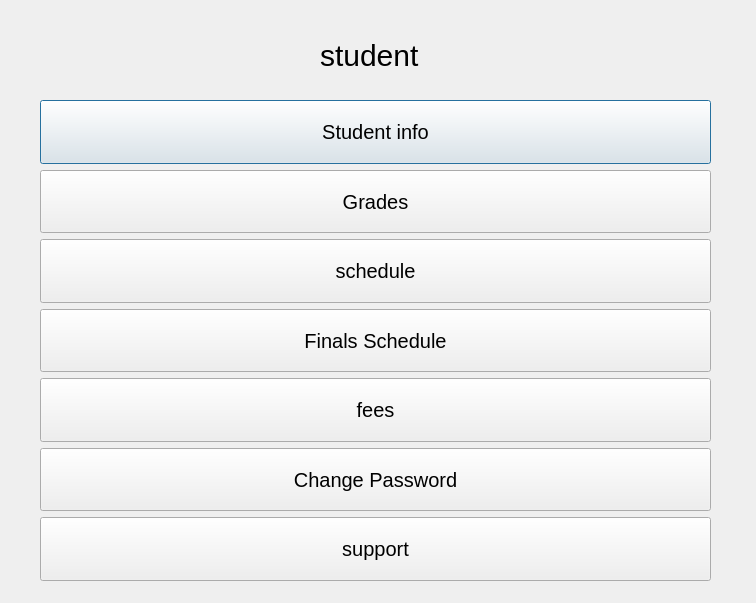
<?xml version="1.0" encoding="UTF-8"?>
<ui version="4.0">
 <class>student</class>
 <widget class="QDialog" name="student">
  <property name="geometry">
   <rect>
    <x>0</x>
    <y>0</y>
    <width>756</width>
    <height>603</height>
   </rect>
  </property>
  <property name="windowTitle">
   <string>Student Menu</string>
  </property>
  <widget class="QLabel" name="label">
   <property name="geometry">
    <rect>
     <x>320</x>
     <y>30</y>
     <width>171</width>
     <height>51</height>
    </rect>
   </property>
   <property name="styleSheet">
    <string notr="true">QLabel{font-size:30px;}</string>
   </property>
   <property name="text">
    <string>student</string>
   </property>
  </widget>
  <widget class="QWidget" name="layoutWidget">
   <property name="geometry">
    <rect>
     <x>40</x>
     <y>100</y>
     <width>671</width>
     <height>481</height>
    </rect>
   </property>
   <layout class="QVBoxLayout" name="verticalLayout">
    <item>
     <widget class="QPushButton" name="pushButton">
      <property name="sizePolicy">
       <sizepolicy hsizetype="Minimum" vsizetype="Minimum">
        <horstretch>0</horstretch>
        <verstretch>0</verstretch>
       </sizepolicy>
      </property>
      <property name="styleSheet">
       <string notr="true">font-size: 15pt;</string>
      </property>
      <property name="text">
       <string>Student info</string>
      </property>
     </widget>
    </item>
    <item>
     <widget class="QPushButton" name="pushButton_2">
      <property name="sizePolicy">
       <sizepolicy hsizetype="Minimum" vsizetype="Minimum">
        <horstretch>0</horstretch>
        <verstretch>0</verstretch>
       </sizepolicy>
      </property>
      <property name="styleSheet">
       <string notr="true">font-size: 15pt;</string>
      </property>
      <property name="text">
       <string>Grades</string>
      </property>
     </widget>
    </item>
    <item>
     <widget class="QPushButton" name="pushButton_3">
      <property name="sizePolicy">
       <sizepolicy hsizetype="Minimum" vsizetype="Minimum">
        <horstretch>0</horstretch>
        <verstretch>0</verstretch>
       </sizepolicy>
      </property>
      <property name="styleSheet">
       <string notr="true">font-size: 15pt;</string>
      </property>
      <property name="text">
       <string>schedule</string>
      </property>
     </widget>
    </item>
    <item>
     <widget class="QPushButton" name="pushButton_7">
      <property name="sizePolicy">
       <sizepolicy hsizetype="Minimum" vsizetype="Minimum">
        <horstretch>0</horstretch>
        <verstretch>0</verstretch>
       </sizepolicy>
      </property>
      <property name="styleSheet">
       <string notr="true">font-size: 15pt;</string>
      </property>
      <property name="text">
       <string>Finals Schedule</string>
      </property>
     </widget>
    </item>
    <item>
     <widget class="QPushButton" name="pushButton_4">
      <property name="sizePolicy">
       <sizepolicy hsizetype="Minimum" vsizetype="Minimum">
        <horstretch>0</horstretch>
        <verstretch>0</verstretch>
       </sizepolicy>
      </property>
      <property name="styleSheet">
       <string notr="true">font-size: 15pt;</string>
      </property>
      <property name="text">
       <string>fees</string>
      </property>
     </widget>
    </item>
    <item>
     <widget class="QPushButton" name="pushButton_6">
      <property name="sizePolicy">
       <sizepolicy hsizetype="Minimum" vsizetype="Minimum">
        <horstretch>0</horstretch>
        <verstretch>0</verstretch>
       </sizepolicy>
      </property>
      <property name="styleSheet">
       <string notr="true">font-size: 15pt;</string>
      </property>
      <property name="text">
       <string>Change Password</string>
      </property>
     </widget>
    </item>
    <item>
     <widget class="QPushButton" name="pushButton_5">
      <property name="sizePolicy">
       <sizepolicy hsizetype="Minimum" vsizetype="Minimum">
        <horstretch>0</horstretch>
        <verstretch>0</verstretch>
       </sizepolicy>
      </property>
      <property name="styleSheet">
       <string notr="true">font-size: 15pt;</string>
      </property>
      <property name="text">
       <string>support</string>
      </property>
     </widget>
    </item>
   </layout>
  </widget>
 </widget>
 <resources/>
 <connections/>
</ui>
